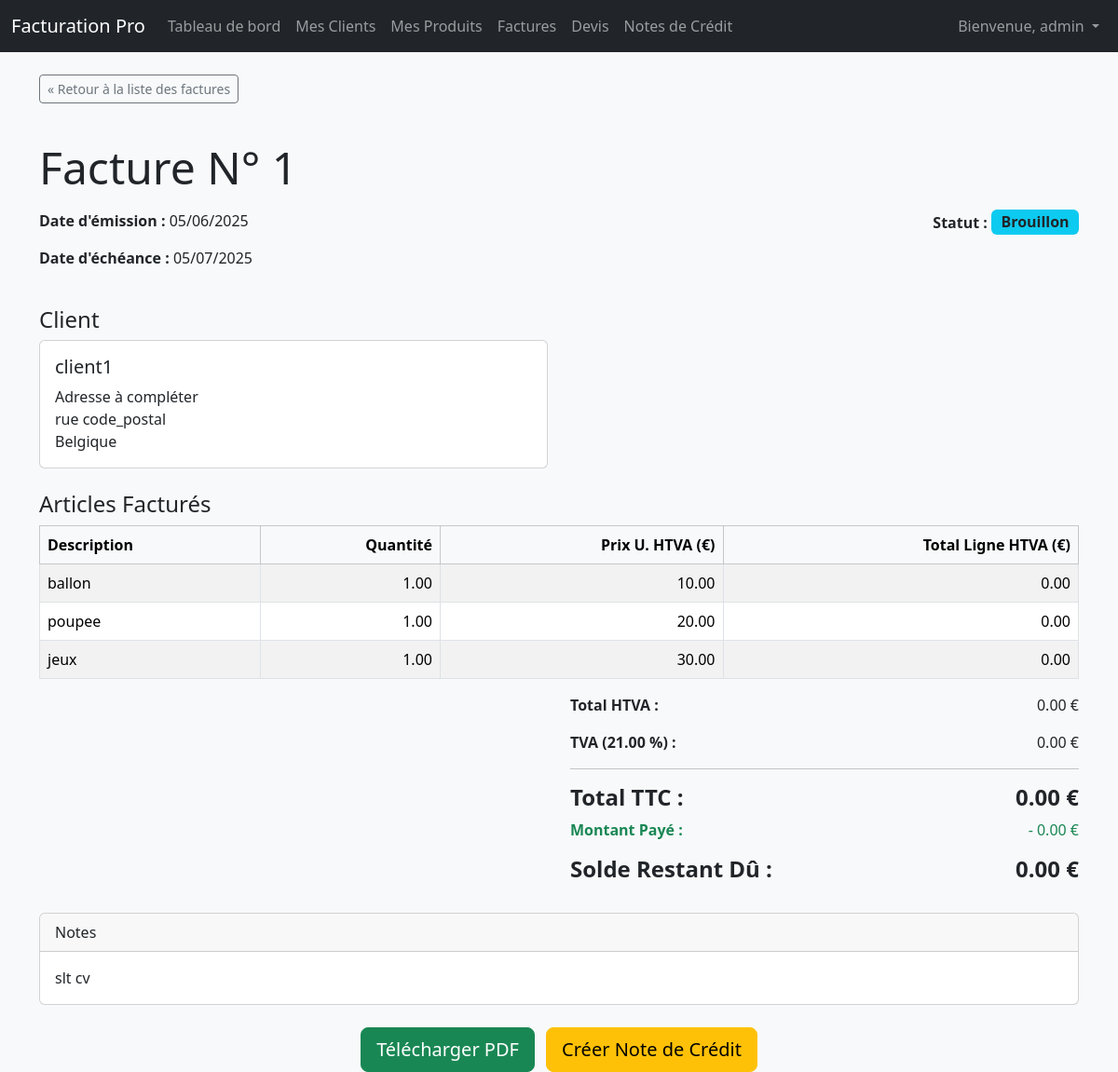
The page /documents/invoice/1/ (signed in) on the database its author committed.
### documents/models.py (models this page shows, shortened)
class Invoice(models.Model):
    class InvoiceStatus(models.TextChoices):
        DRAFT = 'Brouillon', 'Brouillon'
        SENT = 'Envoyée', 'Envoyée'
        PAID = 'Payée', 'Payée'
        OVERDUE = 'En retard', 'En retard'
        CANCELLED = 'Annulée', 'Annulée'
    user = models.ForeignKey(User, on_delete=models.CASCADE, related_name='invoices')
    client = models.ForeignKey(Client, on_delete=models.PROTECT, related_name='invoices', help_text="Client associé à cette facture")
    invoice_number = models.CharField(max_length=50, blank=True, help_text="Numéro de facture unique par utilisateur (sera auto-généré si laissé vide)")
    issue_date = models.DateField(default=timezone.now, help_text="Date d'émission de la facture")
    due_date = models.DateField(help_text="Date d'échéance de la facture")
    status = models.CharField(max_length=10, choices=InvoiceStatus.choices, default=InvoiceStatus.DRAFT, help_text="Statut actuel de la facture")
    vat_percentage = models.DecimalField(max_digits=5, decimal_places=2, default=21.00, help_text="Pourcentage de TVA appliqué (ex: 21.00)")
    total_amount_htva = models.DecimalField(max_digits=10, decimal_places=2, default=0.00, blank=True, help_text="Montant total HTVA (calculé)")
    total_amount_ttc = models.DecimalField(max_digits=10, decimal_places=2, default=0.00, blank=True, help_text="Montant total TTC (calculé)")
    notes = models.TextField(blank=True, null=True, help_text="Notes ou termes additionnels")
    created_at = models.DateTimeField(auto_now_add=True)
    updated_at = models.DateTimeField(auto_now=True)
    class Meta:
        ordering = ['-issue_date', '-invoice_number']
        unique_together = ('user', 'invoice_number')
    @property
    def get_total_paid(self):
        total_paid = self.payments.all().aggregate(total=Sum('amount_paid'))['total'] or 0
        return total_paid
    @property
    def balance_due(self):
        return self.total_amount_ttc - self.get_total_paid
    @property
    def vat_amount(self):
        if self.total_amount_htva is not None and self.vat_percentage is not None:
            return (self.total_amount_htva * self.vat_percentage) / 100
        return 0

class InvoiceItem(models.Model):
    invoice = models.ForeignKey(Invoice, on_delete=models.CASCADE, related_name='items', help_text="Facture à laquelle cet article appartient")
    product = models.ForeignKey(Product, on_delete=models.SET_NULL, blank=True, null=True, help_text="Produit/Service facturé (optionnel)")
    description = models.CharField(max_length=255)
    quantity = models.DecimalField(max_digits=10, decimal_places=2)
    unit_price_htva = models.DecimalField(max_digits=10, decimal_places=2)
    total_line_htva = models.DecimalField(max_digits=10, decimal_places=2, blank=True)
    class Meta:
        ordering = ['id']

### clients/models.py (models this page shows, shortened)
class Client(models.Model):
    user = models.ForeignKey(User, on_delete=models.CASCADE, related_name='clients') # <-- CHAMP AJOUTÉ
    nom = models.CharField(max_length=200, help_text="Nom complet ou raison sociale du client") # unique=True enlevé ici
    email = models.EmailField(max_length=254, blank=True, null=True, help_text="Adresse email du client")
    telephone = models.CharField(max_length=20, blank=True, null=True, help_text="Numéro de téléphone du client")
    adresse_ligne1 = models.CharField(max_length=255, help_text="Rue et numéro")
    adresse_ligne2 = models.CharField(max_length=255, blank=True, null=True, help_text="Ligne d'adresse supplémentaire (appartement, etc.)")
    code_postal = models.CharField(max_length=10)
    ville = models.CharField(max_length=100)
    pays = models.CharField(max_length=100, default="Belgique")
    numero_tva = models.CharField(max_length=50, blank=True, null=True, help_text="Numéro de TVA (si applicable)")
    date_creation = models.DateTimeField(auto_now_add=True)
    date_mise_a_jour = models.DateTimeField(auto_now=True)
    class Meta:
        ordering = ['nom']
        unique_together = ('user', 'nom') # <-- Nom du client unique PAR utilisateur

### documents/views.py (the view)
# urls.py: path('invoice/<int:invoice_id>/', views.invoice_detail, name='invoice_detail'), # <-- NOUVELLE LIGNE
@login_required
def invoice_detail(request, invoice_id):
    invoice = get_object_or_404(Invoice, id=invoice_id, user=request.user)
    context = {
        'invoice': invoice,
        'page_title': f"Détails Facture N°{invoice.invoice_number}"
    }
    return render(request, 'documents/invoice_detail.html', context)

### documents/templates/documents/invoice_detail.html (shortened to what this page needs)
{% extends 'base.html' %}
{% block content %}
<div class="invoice-container">
    <p><a href="{% url 'documents:invoice_list' %}" class="btn btn-outline-secondary btn-sm mb-4">&laquo; Retour à la liste des factures</a></p>
    <div class="invoice-header">
        <h1 class="display-5">Facture N° {{ invoice.invoice_number }}</h1>
        <div class="row mt-3">
            <div class="col-md-6">
                <p><strong>Date d'émission :</strong> {{ invoice.issue_date|date:"d/m/Y" }}</p>
                <p><strong>Date d'échéance :</strong> {{ invoice.due_date|date:"d/m/Y" }}</p>
            </div>
            <div class="col-md-6 text-md-end">
                <p><strong>Statut :</strong>
                    {% if invoice.status == 'Payée' %}
                        <span class="badge bg-success fs-6">{{ invoice.get_status_display }}</span>
                    {% elif invoice.status == 'En retard' %}
                        <span class="badge bg-danger fs-6">{{ invoice.get_status_display }}</span>
                    {% elif invoice.status == 'Envoyée' %}
                        <span class="badge bg-warning text-dark fs-6">{{ invoice.get_status_display }}</span>
                    {% elif invoice.status == 'Annulée' %}
                        <span class="badge bg-secondary fs-6">{{ invoice.get_status_display }}</span>
                    {% else %}
                        <span class="badge bg-info text-dark fs-6">{{ invoice.get_status_display }}</span>
                    {% endif %}
                </p>
            </div>
        </div>
    </div>
    <div class="row mt-4">
        <div class="col-md-6">
            <h2 class="h4">Client</h2>
            <div class="card">
                <div class="card-body">
                    <h5 class="card-title">{{ invoice.client.nom }}</h5>
                    <p class="card-text">
                        {{ invoice.client.adresse_ligne1 }}{% if invoice.client.adresse_ligne2 %}, {{ invoice.client.adresse_ligne2 }}{% endif %}<br>
                        {{ invoice.client.code_postal }} {{ invoice.client.ville }}<br>
                        {{ invoice.client.pays }}<br>
                    </p>
                </div>
            </div>
        </div>
    </div>
    <h2 class="mt-4 h4">Articles Facturés</h2>
    <div class="table-responsive">
        <table class="table table-bordered table-striped">
            <thead class="table-light">
                <tr>
                    <th>Description</th>
                    <th class="text-end">Quantité</th>
                    <th class="text-end">Prix U. HTVA (€)</th>
                    <th class="text-end">Total Ligne HTVA (€)</th>
                </tr>
            </thead>
            <tbody>
                {% for item in invoice.items.all %}
                <tr>
                    <td>{{ item.description }}</td>
                    <td class="text-end">{{ item.quantity|floatformat:2 }}</td>
                    <td class="text-end">{{ item.unit_price_htva|floatformat:2 }}</td>
                    <td class="text-end">{{ item.total_line_htva|floatformat:2 }}</td>
                </tr>
                {% endfor %}
            </tbody>
        </table>
    </div>
    <div class="row totals-section">
        <div class="col-md-6 offset-md-6">
            <p><strong>Total HTVA :</strong> <span class="float-end">{{ invoice.total_amount_htva|floatformat:2 }} €</span></p>
            <p><strong>TVA ({{ invoice.vat_percentage|floatformat:2 }} %) :</strong> <span class="float-end">{{ invoice.vat_amount|floatformat:2 }} €</span></p>
            <hr>
            <h4 class="fw-bold"><strong>Total TTC :</strong> <span class="float-end">{{ invoice.total_amount_ttc|floatformat:2 }} €</span></h4>
            <p class="text-success"><strong>Montant Payé :</strong> <span class="float-end">- {{ invoice.get_total_paid|floatformat:2 }} €</span></p>
            <h4 class="fw-bold"><strong>Solde Restant Dû :</strong> <span class="float-end">{{ invoice.balance_due|floatformat:2 }} €</span></h4>
        </div>
    </div>
    {% if invoice.notes %}
    <div class="card mt-4">
        <div class="card-header">Notes</div>
        <div class="card-body">
            <p class="card-text">{{ invoice.notes|linebreaksbr }}</p>
        </div>
    </div>
    {% endif %}
            <div class="mt-4 text-center">
                <a href="{% url 'documents:view_invoice_pdf' invoice.id %}" target="_blank" class="btn btn-success btn-lg">Télécharger PDF</a>
                {% if invoice.status != 'Annulée' %}
                    <a href="{% url 'documents:create_credit_note_from_invoice' invoice.id %}" class="btn btn-warning btn-lg ms-2">Créer Note de Crédit</a>
                {% endif %}
            </div>
        </div>
    {% endblock %}

### templates/base.html (shortened to what this page needs)
<!DOCTYPE html>
<html lang="fr">
<head>
    <link href="https://cdn.jsdelivr.net/npm/bootstrap@5.3.3/dist/css/bootstrap.min.css" rel="stylesheet">
    <link href="https://cdn.jsdelivr.net/npm/tom-select@2.3.1/dist/css/tom-select.bootstrap5.css" rel="stylesheet">
</head>
<body>
    <nav class="navbar navbar-expand-lg navbar-dark bg-dark fixed-top">
        <div class="container-fluid">
            <a class="navbar-brand" href="{% url 'core:dashboard' %}">Facturation Pro</a>
            <div class="collapse navbar-collapse" id="navbarNav">
                <ul class="navbar-nav me-auto mb-2 mb-lg-0">
                    <li class="nav-item">
                        <a class="nav-link" href="{% url 'core:dashboard' %}">Tableau de bord</a>
                    </li>
                    <li class="nav-item">
                        <a class="nav-link" href="{% url 'clients:client_list' %}">Mes Clients</a>
                    </li>
                    <li class="nav-item">
                        <a class="nav-link" href="{% url 'products:product_list' %}">Mes Produits</a>
                    </li>
                    <li class="nav-item">
                        <a class="nav-link" href="{% url 'documents:invoice_list' %}">Factures</a>
                    </li>
                    <li class="nav-item">
                        <a class="nav-link" href="{% url 'documents:quote_list' %}">Devis</a>
                    </li>
                    <li class="nav-item">
                        <a class="nav-link" href="{% url 'documents:credit_note_list' %}">Notes de Crédit</a>
                    </li>
                </ul>
                <ul class="navbar-nav">
                    {% if user.is_authenticated %}
                        <li class="nav-item dropdown">
                            <a class="nav-link dropdown-toggle" href="#" id="navbarDropdown" role="button" data-bs-toggle="dropdown" aria-expanded="false">
                                Bienvenue, {{ user.username }}
                            </a>
                        </li>
                    {% else %}
                        <li class="nav-item">
                            <a class="nav-link" href="{% url 'login' %}">Se connecter</a>
                        </li>
                    {% endif %}
                </ul>
            </div>
        </div>
    </nav>
    <main class="container mt-4">
        {% block content %}
            {% endblock %}
    </main>
</body>
</html>

### templates/base.html (style rules this page uses)
body { padding-top: 56px; background-color: #f8f9fa; }

### rows shown on the page
Invoice: invoice_number "1", issue_date "05/06/2025", due_date "05/07/2025", status "Brouillon", client.nom "client1", client.adresse_ligne1 "Adresse à compléter", client.code_postal "rue", client.ville "code_postal", client.pays "Belgique", total_amount_htva "0.00", vat_percentage "21.00", vat_amount "0.00", total_amount_ttc "0.00", get_total_paid "0.00", balance_due "0.00", notes "slt cv"
InvoiceItem: description "ballon", quantity "1.00", unit_price_htva "10.00", total_line_htva "0.00"
InvoiceItem: description "poupee", quantity "1.00", unit_price_htva "20.00", total_line_htva "0.00"
InvoiceItem: description "jeux", quantity "1.00", unit_price_htva "30.00", total_line_htva "0.00"

### other values the page prints
{{ user.username }} "admin"
